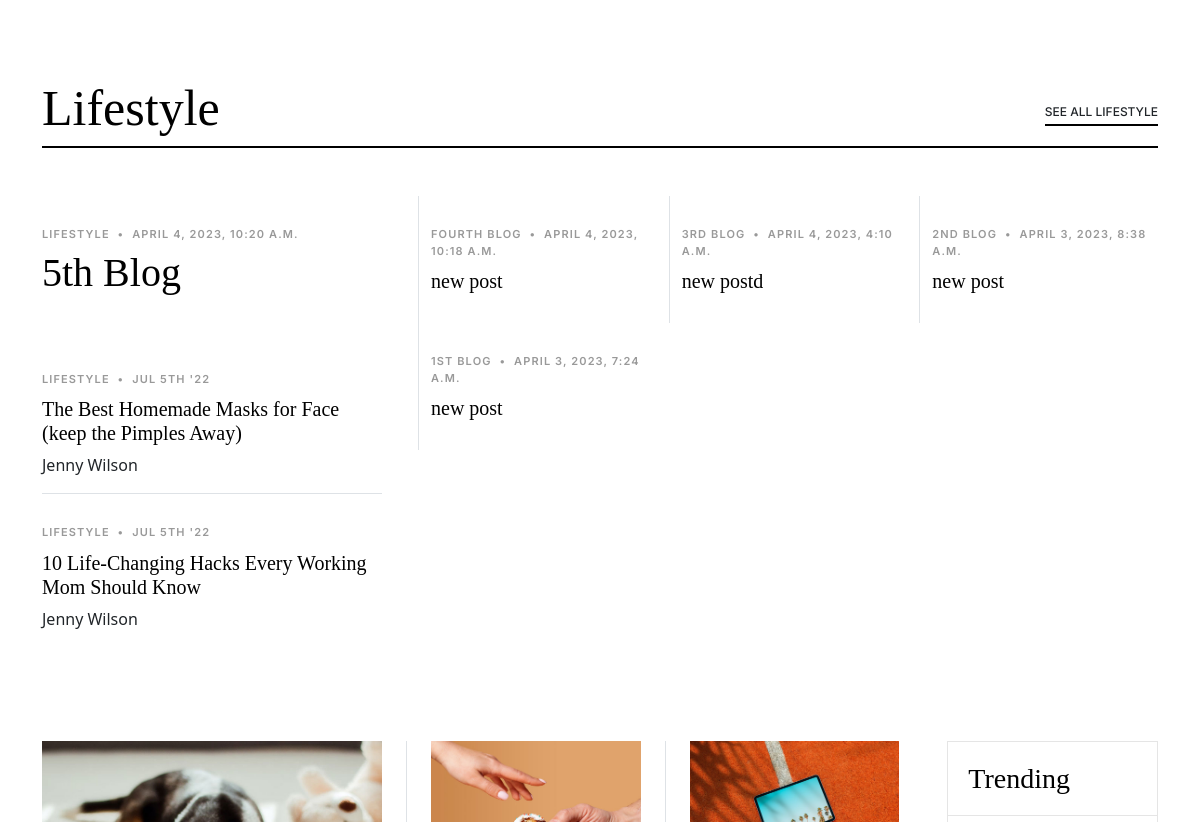
Before: / (middle part) with the older database file.
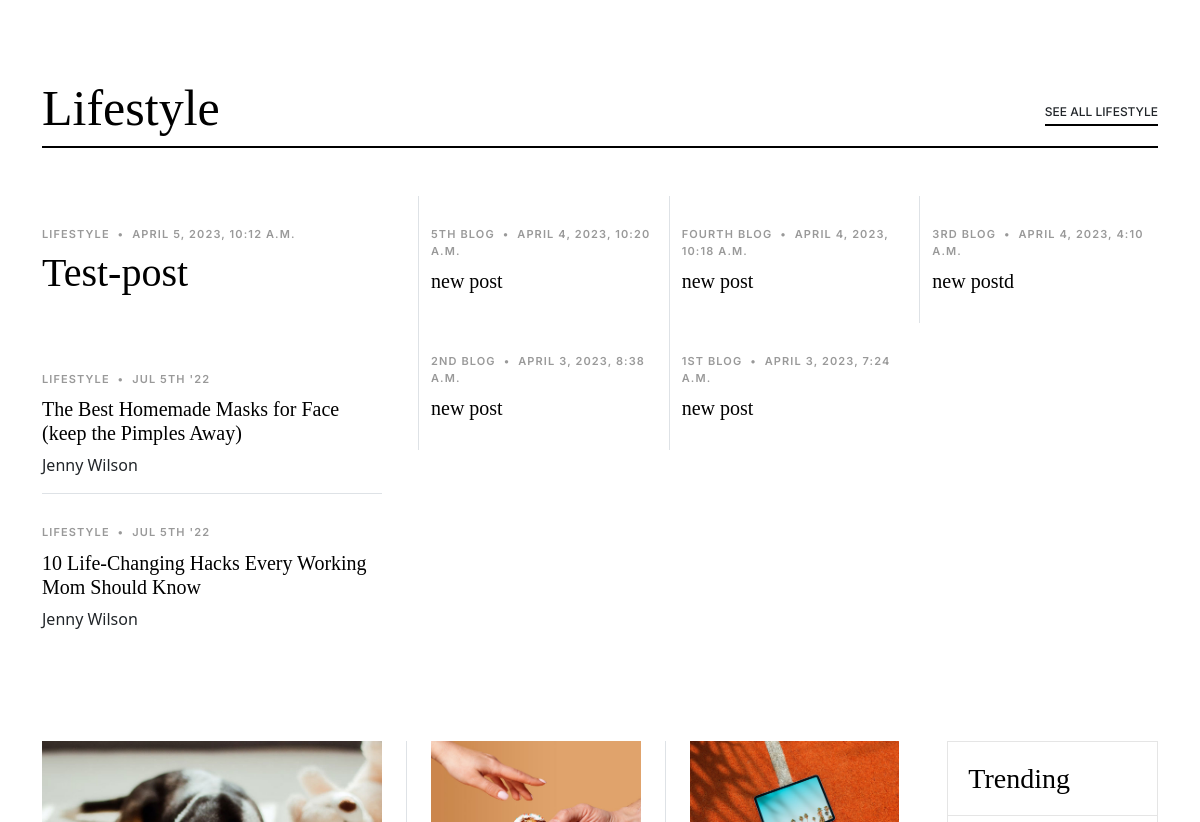
After: the same page with the newer database file.
### blog/models.py (models this page shows)
class posts(models.Model):
    title = models.CharField(max_length=200, unique=True)
    slug = models.SlugField(max_length=200, unique=True)
    author = models.ForeignKey(User, on_delete=models.CASCADE)
    updated_on = models.DateTimeField(auto_now=True)
    created_on = models.DateTimeField()
    content = RichTextField()
    metades = models.CharField(max_length=300, default="new post")
    status = models.IntegerField(choices=STATUS, default=0)
    image_url = models.URLField(blank=True, null=True)

### blog/views.py (the view)
# urls.py: path('', views.postslist.as_view(), name='posts'),
class postslist(generic.ListView):
    queryset = posts.objects.filter(status=1).order_by('-created_on')
    template_name = 'index.html'
    paginate_by = 10

### blog/templates/index.html (shortened to what this page needs)
<!DOCTYPE html>
<html lang="en">
{% extends "head.html" %}
{% load static %}
  {% block content %}
  <main id="main">
    <section id="hero-slider" class="hero-slider">
    </section>
    <section class="category-section">
      <div class="container" data-aos="fade-up">
        <div class="section-header d-flex justify-content-between align-items-center mb-5">
          <h2>Lifestyle</h2>
          <div><a href="category.html" class="more">See All Lifestyle</a></div>
        </div>
        <div class="row g-5">
          <div class="col-lg-4">
            <div class="post-entry-1 lg">
              <div class="post-meta"><span class="date">Lifestyle</span> <span class="mx-1">&bullet;</span> <span>{{ posts_list.0.created_on }}</span></div>
              <h2><a href="single-post.html">{{ posts_list.0.title }}</a></h2>
              <div class="d-flex align-items-center author">
              </div>
            </div>
            <div class="post-entry-1 border-bottom">
              <div class="post-meta"><span class="date">Lifestyle</span> <span class="mx-1">&bullet;</span> <span>Jul
                  5th '22</span></div>
              <h2 class="mb-2"><a href="single-post.html">The Best Homemade Masks for Face (keep the Pimples Away)</a>
              </h2>
              <span class="author mb-3 d-block">Jenny Wilson</span>
            </div>
            <div class="post-entry-1">
              <div class="post-meta"><span class="date">Lifestyle</span> <span class="mx-1">&bullet;</span> <span>Jul
                  5th '22</span></div>
              <h2 class="mb-2"><a href="single-post.html">10 Life-Changing Hacks Every Working Mom Should Know</a></h2>
              <span class="author mb-3 d-block">Jenny Wilson</span>
            </div>
          </div>
          <div class="col-lg-8">
              <div class="row">
                {% for post in posts_list|slice:"1:" %}
                  {% if forloop.counter|add:"-1"|divisibleby:"3" %}
                    </div><div class="row">
                  {% endif %}
                  <div class="col-lg-4 border-start custom-border">
                    <div class="post-entry-1">
                      <div class="post-meta"><span class="date">{{ post.title }}</span> <span class="mx-1">&bullet;</span>
                        <span>{{post.created_on}}</span></div>
                      <h2><a href="{% url 'post_detail' post.slug %}">{{post.metades }}</a></h2>
                    </div>
                  </div>
                {% endfor %}
            </div>
          </div>
        </div>
      </div>
    </section>
    <section id="posts" class="posts">
      <div class="container" data-aos="fade-up">
        <div class="row g-5">
          <div class="col-lg-4">
            <div class="post-entry-1 lg">
              <a href="single-post.html"><img src="assets/img/post-landscape-1.jpg" alt="" class="img-fluid"></a>
            </div>
          </div>
          <div class="col-lg-8">
            <div class="row g-5">
              <div class="col-lg-4 border-start custom-border">
                <div class="post-entry-1">
                  <a href="single-post.html"><img src="assets/img/post-landscape-2.jpg" alt="" class="img-fluid"></a>
                </div>
              </div>
              <div class="col-lg-4 border-start custom-border">
                <div class="post-entry-1">
                  <a href="single-post.html"><img src="assets/img/post-landscape-3.jpg" alt="" class="img-fluid"></a>
                </div>
              </div>
              <div class="col-lg-4">
                <div class="trending">
                  <h3>Trending</h3>
                </div>
              </div>
            </div>
          </div>
        </div>
      </div>
    </section>
  </main>
  {%endblock%}

### blog/templates/head.html (shortened to what this page needs)
<!DOCTYPE html>
<html lang="en">
<head>
  {% load static %}
  <link href="{% static 'assets/vendor/bootstrap/css/bootstrap.min.css'  %}" rel="stylesheet">
  <link href="{% static  'assets/vendor/bootstrap-icons/bootstrap-icons.css' %}" rel="stylesheet">
  <link href="{% static 'assets/vendor/swiper/swiper-bundle.min.css' %}" rel="stylesheet">
  <link href="{% static 'assets/vendor/glightbox/css/glightbox.min.css' %}" rel="stylesheet">
  <link href="{% static 'assets/vendor/aos/aos.css' %}" rel="stylesheet">
  <link href="{% static 'assets/css/variables.css' %}" rel="stylesheet">
  <link href="{% static 'assets/css/main.css' %}" rel="stylesheet">
</head>
<body>
  {% block content %}
  {% endblock content %}
</body>
</html>

### static/assets/css/variables.css (style rules this page uses)
:root { --font-default: 'EB Garamond', system-ui, -apple-system, "Segoe UI", Roboto, "Helvetica Neue", Arial, "Noto Sans", "Liberation Sans", sans-serif, "Apple Color Emoji", "Segoe UI Emoji", "Segoe UI Symbol", "Noto Color Emoji"; --font-primary: 'EB Garamond', serif; --font-secondary: 'Inter', sans-serif; --color-default: #212529; --color-default-rgb: 33, 37, 41; --color-links: #212529; --color-links-hover: #15171a; --color-primary: #212529; --color-primary-light: #26282c; --color-primary-dark: #0b0c0e; --color-primary-rgb: 33, 37, 41; --color-primary-light-rgb: 38, 40, 44; --color-primary-dark-rgb: 11, 12, 14; --color-secondary: #596d80; --color-secondary-light: #8498aa; --color-secondary-dark: #404f5c; --color-secondary-rgb: 89, 109, 128; --color-secondary-light-rgb: 132, 152, 170; --color-secondary-dark-rgb: 64, 79, 92; --color-blue: #0d6efd; --color-blue-rgb: 13, 110, 253; --color-indigo: #6610f2; --color-indigo-rgb: 102, 16, 242; --color-purple: #6f42c1; --color-purple-rgb: 111, 66, 193; --color-pink: #f3268c; --color-pink-rgb: 243, 38, 140; --color-red: #df1529; --color-red-rgb: 223, 21, 4; --color-orange: #fd7e14; --color-orange-rgb: 253, 126, 20; --color-yellow: #ffc107; --color-yellow-rgb: 255, 193, 7; --color-green: #059652; --color-green-rgb: 5, 150, 82; --color-teal: #20c997; --color-teal-rgb: 32, 201, 151; --color-cyan: #0dcaf0; --color-cyan-rgb: 13, 202, 240; --color-white: #ffffff; --color-white-rgb: 255, 255, 255; --color-gray: #6c757d; --color-gray-rgb: 108, 117, 125; --color-black: #000000; --color-black-rgb: 0, 0, 0; }
:root { --bs-blue: var(--color-blue); --bs-indigo: var(--color-indigo); --bs-purple: var(--color-purple); --bs-pink: var(--color-pink); --bs-red: var(--color-red); --bs-orange: var(--color-orange); --bs-yellow: var(--color-yellow); --bs-green: var(--color-green); --bs-teal: var(--color-teal); --bs-cyan: var(--color-cyan); --bs-white: var(--color-white); --bs-gray: var(--color-gray); --bs-gray-dark: #343a40; --bs-gray-100: #f8f9fa; --bs-gray-200: #e9ecef; --bs-gray-300: #dee2e6; --bs-gray-400: #ced4da; --bs-gray-500: #adb5bd; --bs-gray-600: #6c757d; --bs-gray-700: #495057; --bs-gray-800: #343a40; --bs-gray-900: #212529; --bs-primary: var(--color-blue); --bs-secondary: var(--color-blue); --bs-success: #198754; --bs-info: #0dcaf0; --bs-warning: #ffc107; --bs-danger: #dc3545; --bs-light: #f8f9fa; --bs-dark: #212529; --bs-primary-rgb: var(--color-primary-rgb); --bs-secondary-rgb: var(--color-secondary-rgb); --bs-success-rgb: 25, 135, 84; --bs-info-rgb: 13, 202, 240; --bs-warning-rgb: 255, 193, 7; --bs-danger-rgb: 220, 53, 69; --bs-light-rgb: 248, 249, 250; --bs-dark-rgb: 33, 37, 41; --bs-white-rgb: var(--color-white-rgb); --bs-black-rgb: var(--color-black-rgb); --bs-body-color-rgb: var(--color-default-rgb); --bs-body-bg-rgb: 255, 255, 255; --bs-font-sans-serif: var(--font-default); --bs-font-monospace: SFMono-Regular, Menlo, Monaco, Consolas, "Liberation Mono", "Courier New", monospace; --bs-gradient: linear-gradient(180deg, rgba(255, 255, 255, 0.15), rgba(255, 255, 255, 0)); --bs-body-font-family: var(--font-default); --bs-body-font-size: 1rem; --bs-body-font-weight: 400; --bs-body-line-height: 1.5; --bs-body-color: var(--color-default); --bs-body-bg: #fff; }

Changed rows visible on the page:
added posts: created_on "APRIL 5, 2023, 10:12 A.M.", title "Test-post"
now on one of the page's lists (row unchanged): posts: title "5TH BLOG", created_on "APRIL 4, 2023, 10:20 A.M.", metades "new post"
Other visible differences:
{{ posts_list.0.created_on }}: "APRIL 4, 2023, 10:20 A.M." → "APRIL 5, 2023, 10:12 A.M."
{{ posts_list.0.title }}: "5th Blog" → "Test-post"
